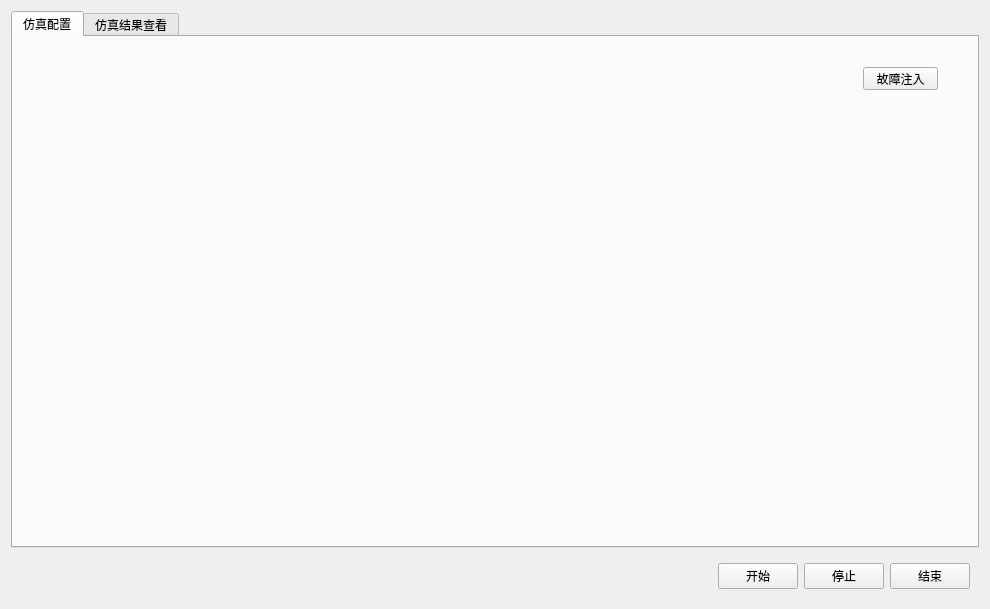
<?xml version="1.0" encoding="UTF-8"?>
<ui version="4.0">
 <class>SimulinkWidget</class>
 <widget class="QWidget" name="SimulinkWidget">
  <property name="geometry">
   <rect>
    <x>0</x>
    <y>0</y>
    <width>990</width>
    <height>609</height>
   </rect>
  </property>
  <property name="windowTitle">
   <string>Form</string>
  </property>
  <layout class="QVBoxLayout" name="verticalLayout">
   <item>
    <widget class="QTabWidget" name="tabWidget">
     <property name="currentIndex">
      <number>0</number>
     </property>
     <widget class="QWidget" name="tab">
      <attribute name="title">
       <string>仿真配置</string>
      </attribute>
      <widget class="QPushButton" name="faultInjectionBtn">
       <property name="geometry">
        <rect>
         <x>850</x>
         <y>30</y>
         <width>75</width>
         <height>23</height>
        </rect>
       </property>
       <property name="text">
        <string>故障注入</string>
       </property>
      </widget>
     </widget>
     <widget class="QWidget" name="tab_2">
      <attribute name="title">
       <string>仿真结果查看</string>
      </attribute>
     </widget>
    </widget>
   </item>
   <item>
    <widget class="QWidget" name="widget" native="true">
     <layout class="QHBoxLayout" name="horizontalLayout">
      <item>
       <spacer name="horizontalSpacer">
        <property name="orientation">
         <enum>Qt::Horizontal</enum>
        </property>
        <property name="sizeHint" stdset="0">
         <size>
          <width>40</width>
          <height>20</height>
         </size>
        </property>
       </spacer>
      </item>
      <item>
       <widget class="QPushButton" name="pushButton">
        <property name="text">
         <string>开始</string>
        </property>
       </widget>
      </item>
      <item>
       <widget class="QPushButton" name="pushButton_2">
        <property name="text">
         <string>停止</string>
        </property>
       </widget>
      </item>
      <item>
       <widget class="QPushButton" name="pushButton_3">
        <property name="text">
         <string>结束</string>
        </property>
       </widget>
      </item>
     </layout>
    </widget>
   </item>
  </layout>
 </widget>
 <resources/>
 <connections/>
</ui>
